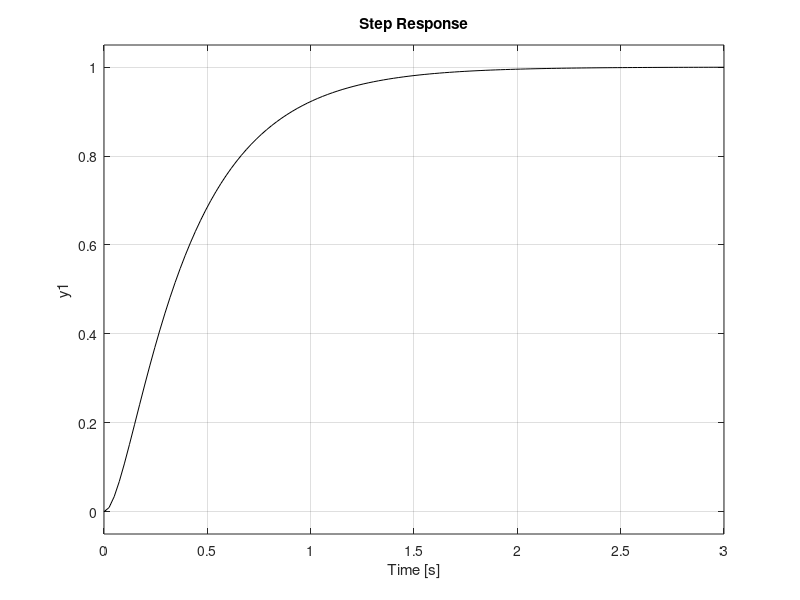
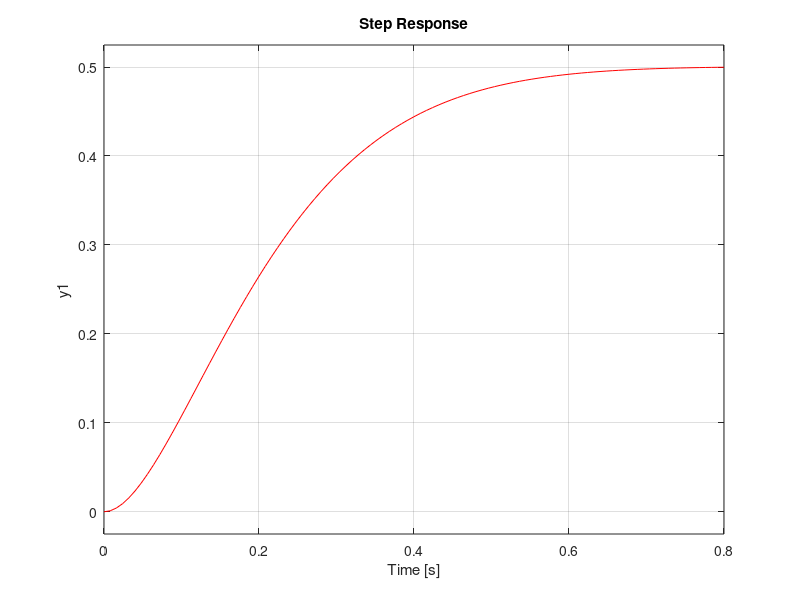
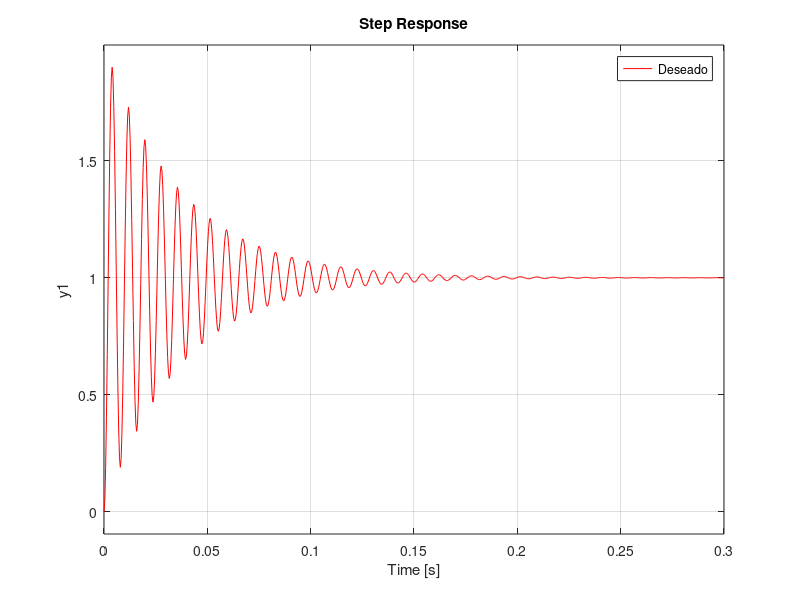
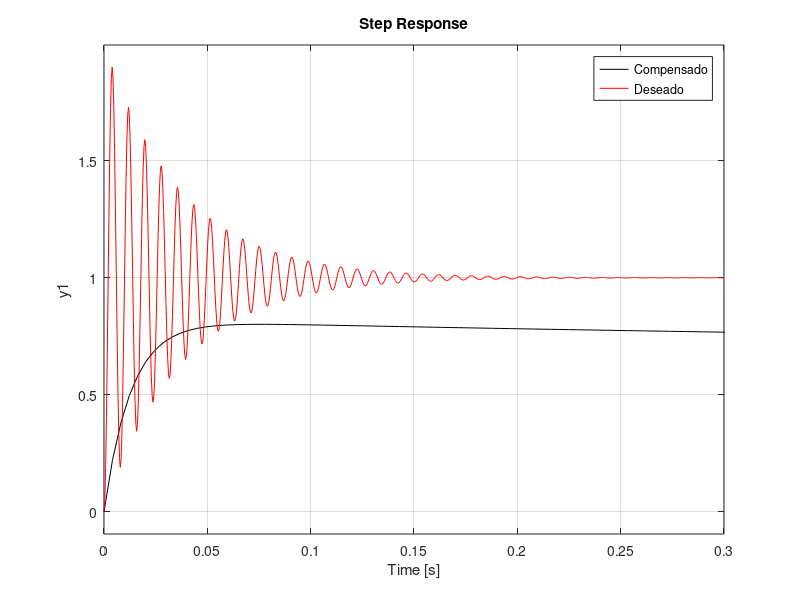

Write MATLAB code to recreate these figures, in order.
clc
close all
clear

%proceso
g=tf(35.848,[1 15.58 35.848]);
step(g,'k')
g_cl=feedback(g,1);
figure
step(g_cl,'r')
%deseado
Ts=0.15;
so=0.9;
e=sqrt((log(so))^2/(pi^2+(log(so))^2));
wn=4/(Ts*e);
g_d=tf(wn^2,[1 2*e*wn wn^2]);
figure
step(g_d,'r')
legend('Deseado')
[P Z]=pzmap(g_d)

pol_d=[1 2*e*wn wn^2];
%--------controlador----
Kp=2.050;
Td=7/(4*Kp);
gc=tf([Kp*Td Kp],1);


%------------
sis_ol=gc*g;
sis_cl= feedback(sis_ol,1);
figure
step(sis_cl,'k')
hold on
step(g_d,'r')
legend('Compensado','Deseado')

figure
pzmap(sis_cl)

%-----------lugar geometrico---
figure
rlocus(g)
figure
rlocus(sis_ol)


%--------pid------------
pol_a = conv(pol_d,[1 100]);
Kp=2.050;
Td=1.0369;
Ti=0.013006;
g_c=tf([Kp*Td*Ti Kp*Ti Kp],[Ti 0]);


%------------
sis_ol=g_c*g;
sis_cl= feedback(sis_ol,1);
figure
step(sis_cl,'k')
hold on
step(g_d,'r')
legend('Compensado PID','Deseado')

figure
pzmap(sis_cl)

%-----------lugar geometrico---
figure
rlocus(g)
figure
rlocus(sis_ol)

